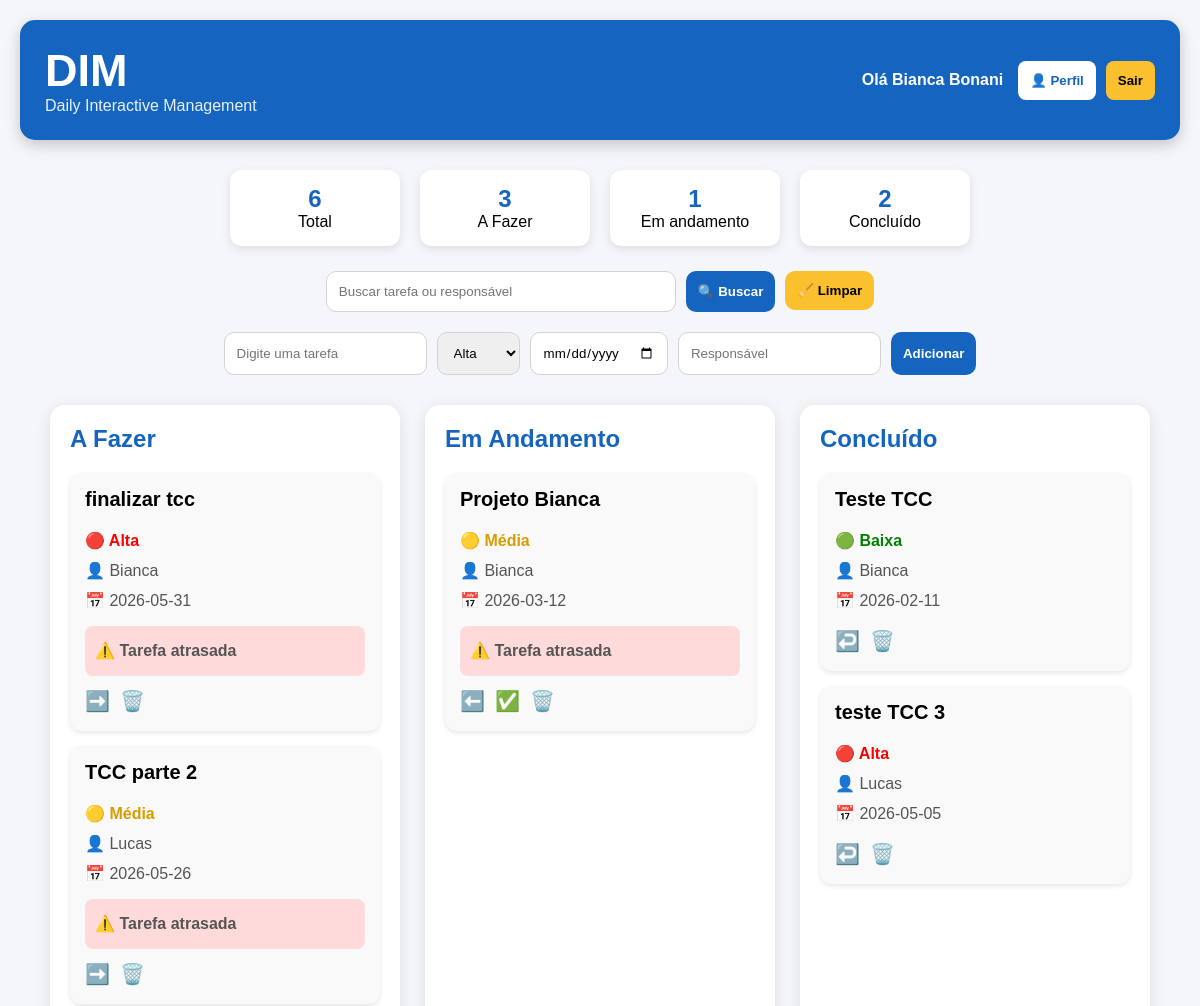
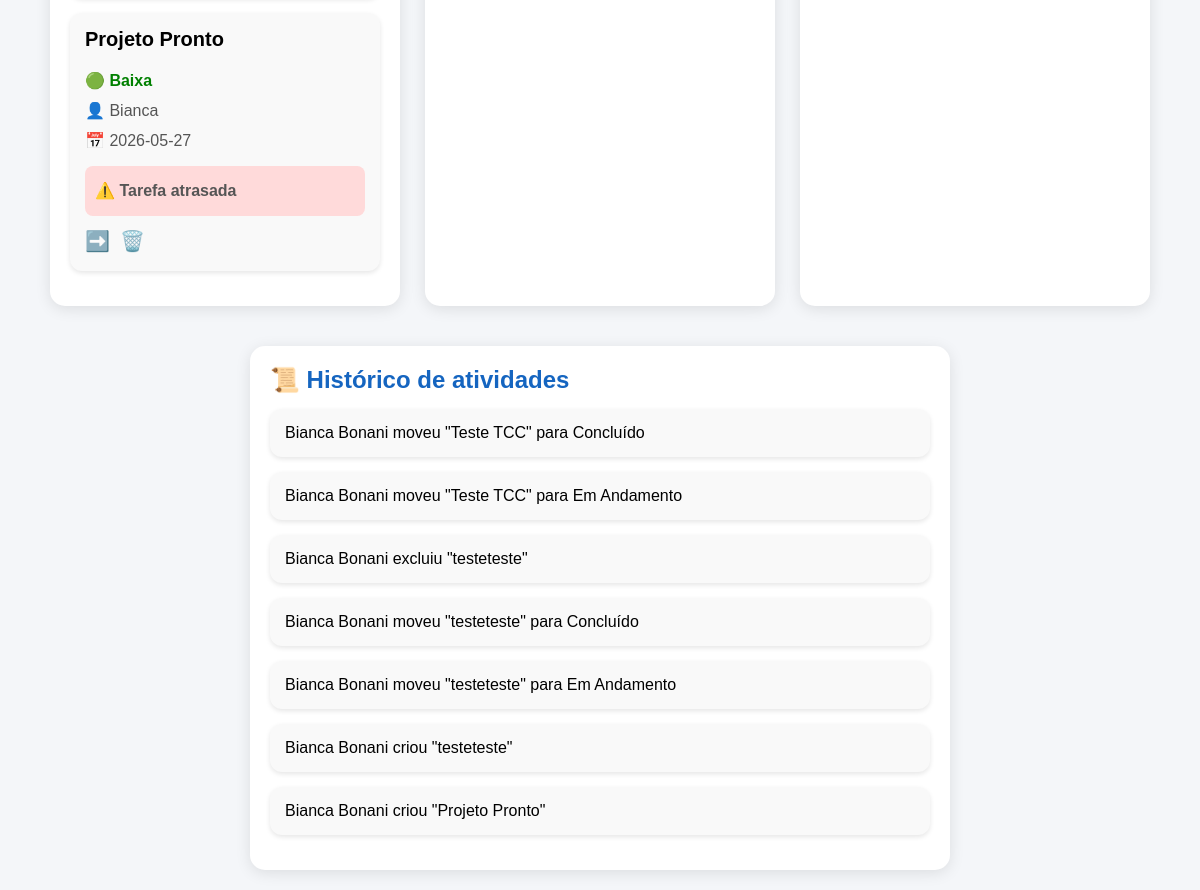
/dashboard (signed in), run on an earlier commit of the app's database (2 pictures, top to bottom).
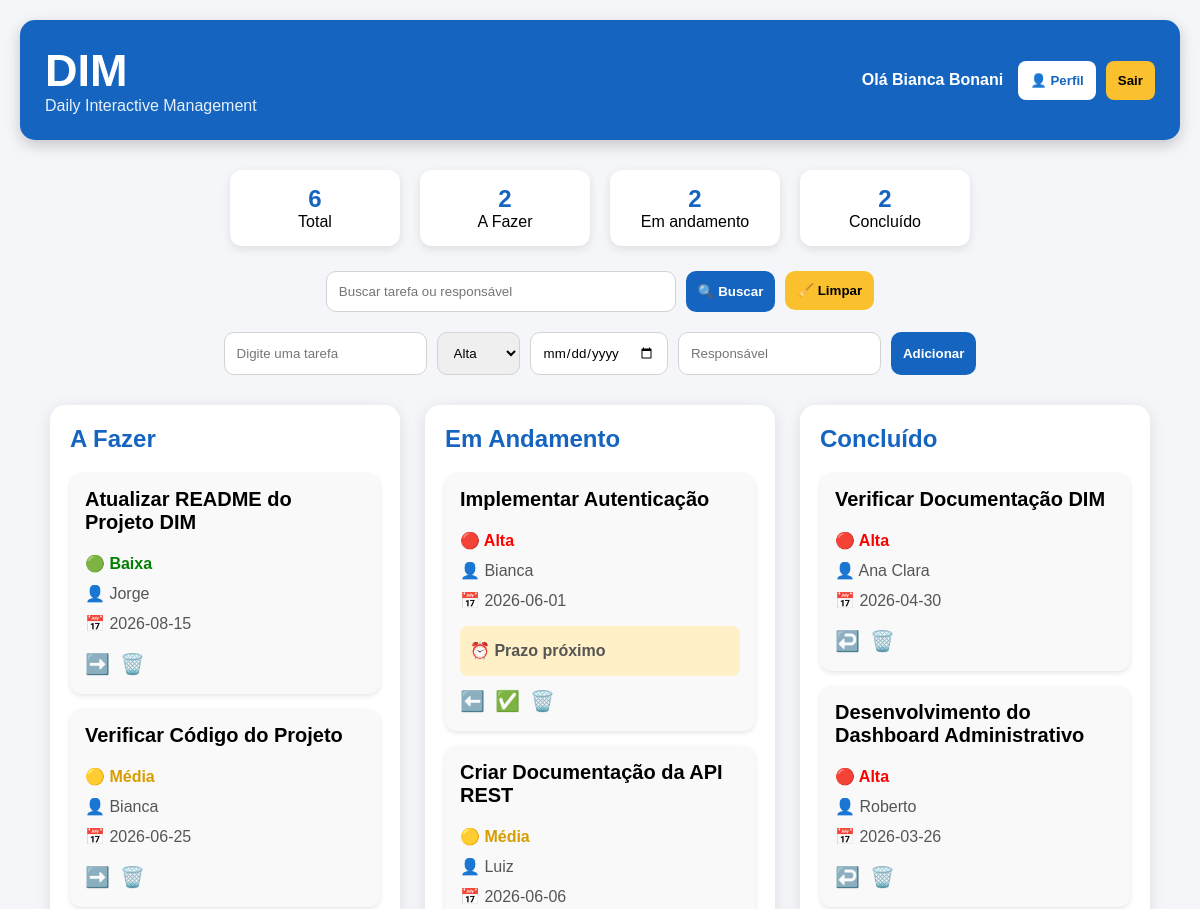
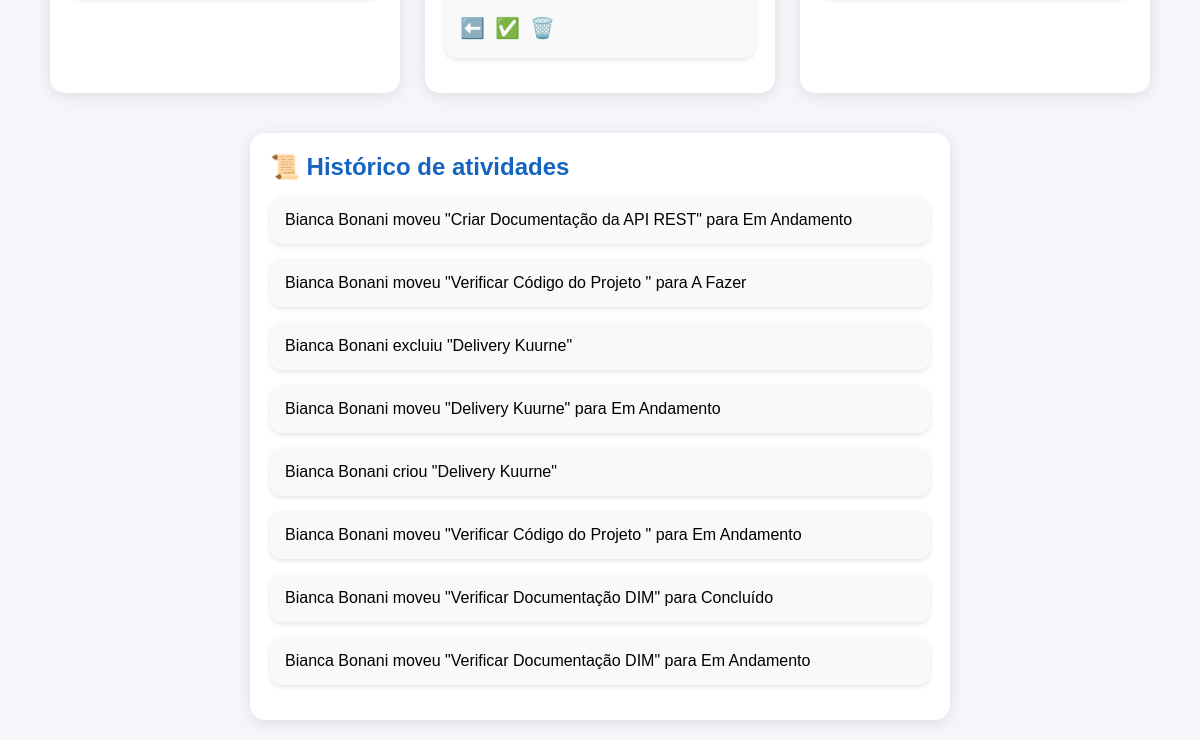
And on a later commit of the database (2 pictures, top to bottom).
### tables this page shows
CREATE TABLE tarefas(
                id INTEGER PRIMARY KEY AUTOINCREMENT,
                tarefa TEXT
            , status TEXT DEFAULT 'A Fazer', usuario_id INTEGER, prioridade TEXT DEFAULT 'Média', prazo TEXT, responsavel TEXT);

CREATE TABLE historico(
        id INTEGER PRIMARY KEY AUTOINCREMENT,
        mensagem TEXT
    );

### app.py (the view, shortened to what this page needs)
@app.route("/dashboard",methods=["GET","POST"])
def dashboard():
    if "usuario_id" not in session:
        return redirect("/login")
    conexao=get_db()
    cursor=conexao.cursor()
    cursor.execute("""
    CREATE TABLE IF NOT EXISTS historico(
    id INTEGER PRIMARY KEY AUTOINCREMENT,
    mensagem TEXT
    )
    """)
    busca=request.args.get("busca","")
    cursor.execute("""

    SELECT *
    FROM tarefas
    WHERE usuario_id=?

    """,(session["usuario_id"],))
    tarefas=cursor.fetchall()
    if busca:
        tarefas=[
        t for t in tarefas
        if busca.lower() in str(t[1]).lower()
        or busca.lower() in str(t[6]).lower()
        ]
    tarefas_novas=[]
    hoje=date.today()
    for tarefa in tarefas:
        tarefa=list(tarefa)
        atrasada=False
        proximo=False
        if tarefa[5]:
            try:
                prazo=datetime.strptime(
                tarefa[5],
                "%Y-%m-%d"
                ).date()
                if prazo<hoje and tarefa[2]!="Concluído":
                    atrasada=True
                elif hoje<=prazo<=hoje+timedelta(days=2):
                    proximo=True
            except:
                pass
        tarefa.append(atrasada)
        tarefa.append(proximo)
        tarefas_novas.append(tarefa)
    tarefas=tarefas_novas
    total=len(tarefas)
    fazer=len([t for t in tarefas if t[2]=="A Fazer"])
    andamento=len([t for t in tarefas if t[2]=="Em Andamento"])
    concluido=len([t for t in tarefas if t[2]=="Concluído"])
    cursor.execute("""

    SELECT *
    FROM historico
    ORDER BY id DESC
    LIMIT 8

    """)
    historico=cursor.fetchall()
    conexao.close()
    return render_template(
    "dashboard.html",
    tarefas=tarefas,
    historico=historico,
    busca=busca,
    total=total,
    fazer=fazer,
    andamento=andamento,
    concluido=concluido
    )

### app.py (called while the page is built)
def get_db():
    conexao=sqlite3.connect("dim.db")
    return conexao

### templates/dashboard.html (shortened to what this page needs)
<!DOCTYPE html>
<html lang="pt-BR">
<head>
</head>
<body>
<div class="topo">
<div class="logo">
<h1>DIM</h1>
<p>Daily Interactive Management</p>
</div>
<div class="usuario-topo">
<span>Olá {{session["nome"]}}</span>
<div class="menu-botoes">
<a href="/perfil">
<button class="btn-perfil">
👤 Perfil
</button>
</a>
<a href="/logout">
<button class="btn-sair">
Sair
</button>
</a>
</div>
</div>
</div>
<div class="estatisticas">
<div class="stat">
<h2>{{total}}</h2>
<p>Total</p>
</div>
<div class="stat">
<h2>{{fazer}}</h2>
<p>A Fazer</p>
</div>
<div class="stat">
<h2>{{andamento}}</h2>
<p>Em andamento</p>
</div>
<div class="stat">
<h2>{{concluido}}</h2>
<p>Concluído</p>
</div>
</div>
<form method="GET" class="busca">
<input
type="text"
name="busca"
value="{{busca}}"
placeholder="Buscar tarefa ou responsável">
<button type="submit">
🔍 Buscar
</button>
<a href="/dashboard">
<button type="button" class="limpar">
🧹 Limpar
</button>
</a>
</form>
<form method="POST" class="formulario">
<input
type="text"
name="tarefa"
placeholder="Digite uma tarefa">
<select name="prioridade">
<option>Alta</option>
</select>
<input
type="date"
name="prazo">
<input
type="text"
name="responsavel"
placeholder="Responsável">
<button>
Adicionar
</button>
</form>
<div class="kanban">
{% for coluna in ["A Fazer","Em Andamento","Concluído"] %}
<div class="coluna">
<h2>{{coluna}}</h2>
{% for tarefa in tarefas %}
{% if tarefa[2]==coluna %}
<div class="card">
<b>
{{tarefa[1]}}
</b>
<div class="info">
{% if tarefa[4]=="Alta" %}
<div class="prioridade-alta">
🔴 Alta
</div>
{% elif tarefa[4]=="Média" %}
<div class="prioridade-media">
🟡 Média
</div>
{% else %}
<div class="prioridade-baixa">
🟢 Baixa
</div>
{% endif %}
👤 {{tarefa[6]}}
<br>
📅 {{tarefa[5]}}
{% if tarefa[8] %}
<div class="proximo">
⏰ Prazo próximo
</div>
{% endif %}
{% if tarefa[7] %}
<div class="atrasada">
⚠️ Tarefa atrasada
</div>
{% endif %}
<div class="acoes">
{% if coluna=="A Fazer" %}
<a href="/mudar/{{tarefa[0]}}/Em Andamento" title="Mover para Em Andamento">
➡️
</a>
{% elif coluna=="Em Andamento" %}
<a href="/mudar/{{tarefa[0]}}/A Fazer" title="Voltar para A Fazer">
⬅️
</a>
<a href="/mudar/{{tarefa[0]}}/Concluído" title="Mover para Concluído">
✅
</a>
{% elif coluna=="Concluído" %}
<a href="/mudar/{{tarefa[0]}}/Em Andamento" title="Voltar para Em Andamento">
↩️
</a>
{% endif %}
<a href="/excluir/{{tarefa[0]}}" title="Excluir tarefa">
🗑️
</a>
</div>
</div>
</div>
{% endif %}
{% endfor %}
</div>
{% endfor %}
</div>
<div class="historico">
<h2>
📜 Histórico de atividades
</h2>
{% for item in historico %}
<div class="card">
{{item[1]}}
</div>
{% endfor %}
</div>
</body>
</html>

What changed in the data, as far as the page shows it:
removed tarefas: tarefa "finalizar tcc", prioridade "🔴 Alta", responsavel "Bianca", prazo "2026-05-31", shows "⚠️ Tarefa atrasada", shown under "A Fazer"
removed tarefas: tarefa "TCC parte 2", prioridade "🟡 Média", responsavel "Lucas", prazo "2026-05-26", shows "⚠️ Tarefa atrasada", shown under "A Fazer"
removed tarefas: tarefa "Projeto Pronto", prioridade "🟢 Baixa", responsavel "Bianca", prazo "2026-05-27", shows "⚠️ Tarefa atrasada", shown under "A Fazer"
removed tarefas: tarefa "Projeto Bianca", prioridade "🟡 Média", responsavel "Bianca", prazo "2026-03-12", shows "⚠️ Tarefa atrasada", shown under "Em Andamento"
removed tarefas: tarefa "Teste TCC", prioridade "🟢 Baixa", responsavel "Bianca", prazo "2026-02-11", shown under "Concluído"
removed tarefas: tarefa "teste TCC 3", prioridade "🔴 Alta", responsavel "Lucas", prazo "2026-05-05", shown under "Concluído"
no longer on this page (row unchanged): historico: mensagem "Bianca Bonani moveu \"Teste TCC\" para Concluído"
no longer on this page (row unchanged): historico: mensagem "Bianca Bonani moveu \"Teste TCC\" para Em Andamento"
no longer on this page (row unchanged): historico: mensagem "Bianca Bonani excluiu \"testeteste\""
no longer on this page (row unchanged): historico: mensagem "Bianca Bonani moveu \"testeteste\" para Concluído"
no longer on this page (row unchanged): historico: mensagem "Bianca Bonani moveu \"testeteste\" para Em Andamento"
no longer on this page (row unchanged): historico: mensagem "Bianca Bonani criou \"testeteste\""
no longer on this page (row unchanged): historico: mensagem "Bianca Bonani criou \"Projeto Pronto\""
added tarefas: tarefa "Atualizar README do Projeto DIM", prioridade "🟢 Baixa", responsavel "Jorge", prazo "2026-08-15", shown under "A Fazer"
added tarefas: tarefa "Verificar Código do Projeto", prioridade "🟡 Média", responsavel "Bianca", prazo "2026-06-25", shown under "A Fazer"
added tarefas: tarefa "Implementar Autenticação", prioridade "🔴 Alta", responsavel "Bianca", prazo "2026-06-01", shows "⏰ Prazo próximo", shown under "Em Andamento"
added tarefas: tarefa "Criar Documentação da API REST", prioridade "🟡 Média", responsavel "Luiz", prazo "2026-06-06", shown under "Em Andamento"
added tarefas: tarefa "Verificar Documentação DIM", prioridade "🔴 Alta", responsavel "Ana Clara", prazo "2026-04-30", shown under "Concluído"
added tarefas: tarefa "Desenvolvimento do Dashboard Administrativo", prioridade "🔴 Alta", responsavel "Roberto", prazo "2026-03-26", shown under "Concluído"
added historico: mensagem "Bianca Bonani moveu \"Criar Documentação da API REST\" para Em Andamento"
added historico: mensagem "Bianca Bonani moveu \"Verificar Código do Projeto \" para A Fazer"
added historico: mensagem "Bianca Bonani excluiu \"Delivery Kuurne\""
added historico: mensagem "Bianca Bonani moveu \"Delivery Kuurne\" para Em Andamento"
added historico: mensagem "Bianca Bonani criou \"Delivery Kuurne\""
added historico: mensagem "Bianca Bonani moveu \"Verificar Código do Projeto \" para Em Andamento"
added historico: mensagem "Bianca Bonani moveu \"Verificar Documentação DIM\" para Concluído"
added historico: mensagem "Bianca Bonani moveu \"Verificar Documentação DIM\" para Em Andamento"
Also different on the page:
{{ fazer }}: "3" → "2"
{{ andamento }}: "1" → "2"
